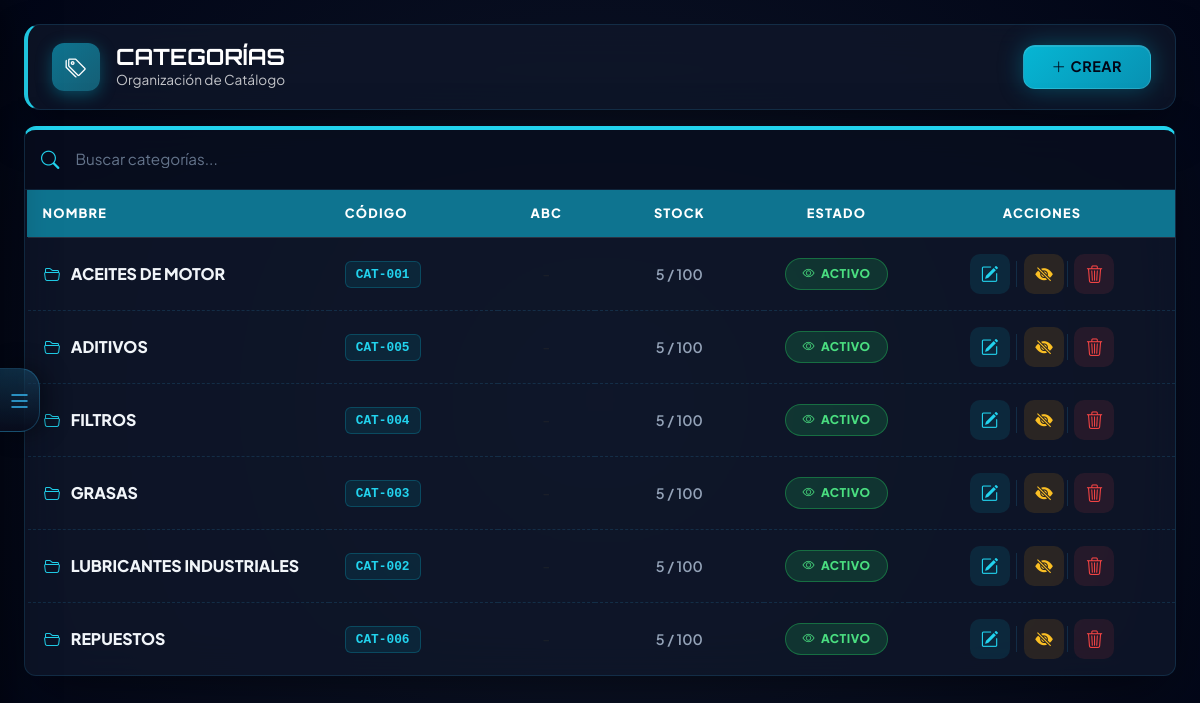
Screenshot of /modules/categorias.php (signed in) with the database file from the repository.
### tables this page shows
CREATE TABLE `categorias` (
  `id_categoria` int(11) NOT NULL AUTO_INCREMENT,
  `codigo` varchar(20) DEFAULT NULL,
  `nombre` varchar(100) NOT NULL,
  `descripcion` text DEFAULT NULL,
  `parent_id` int(11) DEFAULT NULL,
  `nivel` int(11) DEFAULT 0,
  `ruta` varchar(500) DEFAULT NULL,
  `sku_prefix` varchar(20) DEFAULT NULL,
  `atributos` longtext DEFAULT NULL CHECK (json_valid(`atributos`)),
  `stock_minimo` int(11) DEFAULT 5,
  `stock_maximo` int(11) DEFAULT 100,
  `alerta_reorden` tinyint(1) DEFAULT 0,
  `clasificacion_abc` char(1) DEFAULT NULL,
  `cuenta_compra` varchar(20) DEFAULT NULL,
  `cuenta_venta` varchar(20) DEFAULT NULL,
  `iva_porcentaje` decimal(5,2) DEFAULT 0.00,
  `tipo_manejo` varchar(20) DEFAULT 'normal',
  `ubicacion_defecto` varchar(50) DEFAULT NULL,
  `status` enum('Activo','Inactivo') NOT NULL DEFAULT 'Activo',
  PRIMARY KEY (`id_categoria`)
);

### includes/Database.php (called while the page is built, shortened)
<?php
class Database
{
    private static ?self $instance = null;
    private ?mysqli $conn = null;
    public static function getInstance(): self
    {
        if (self::$instance === null) {
            self::$instance = new self();
        }
        return self::$instance;
    }
    public function connect(string $host, string $user, string $pass, string $db): void
    {
        $this->conn = new mysqli($host, $user, $pass, $db);
        $this->conn->set_charset('utf8mb4');
        $this->conn->autocommit(true);
    }
    public function execute(string $sql, array $params = []): mysqli_stmt
    {
        $stmt = $this->conn->prepare($sql);
        if (!empty($params)) {
            $types = '';
            $bindValues = [];
            foreach ($params as $p) {
                if (is_int($p)) {
                    $types .= 'i';
                } elseif (is_float($p)) {
                    $types .= 'd';
                } elseif (is_null($p)) {
                    $types .= 's';
                    $p = null;
                } else {
                    $types .= 's';
                }
                $bindValues[] = $p;
            }
            if (!empty($bindValues)) {
                $stmt->bind_param($types, ...$bindValues);
            }
        }
        if (!$stmt->execute()) {
            throw new RuntimeException('Error ejecutando consulta: ' . $stmt->error);
        }
        return $stmt;
    }
    public function fetchAll(string $sql, array $params = []): array
    {
        $stmt = $this->execute($sql, $params);
        $result = $stmt->get_result();
        $rows = $result->fetch_all(MYSQLI_ASSOC);
        return $rows;
    }
}

### modules/categorias.php (the view, shortened to what this page needs)
<?php
$db = Database::getInstance();
$categorias = $db->fetchAll("SELECT * FROM categorias WHERE status = 'Activo' ORDER BY nombre ASC");
?>
<!DOCTYPE html>
<html lang="es">
<head>
    <?php include '../includes/diseno.php'; ?>
</head>
<body>
    <?php include '../includes/sidebar.php'; ?>
    <div class="main-wrapper" id="mainWrapper">
        <div class="container-fluid px-4 py-4">
            <div class="card-jv d-flex justify-content-between align-items-center flex-wrap gap-2 mb-3" style="padding: 18px 24px; border-left: 4px solid #22d3ee;">
                <div class="d-flex align-items-center gap-3">
                    <div style="width: 48px; height: 48px; border-radius: 12px; background: linear-gradient(135deg, #0e7490, #155e75); display: flex; align-items: center; justify-content: center; box-shadow: 0 4px 16px rgba(6, 182, 212, 0.35);">
                        <i class="bi bi-tags text-white" style="font-size: 1.3rem;"></i>
                    </div>
                    <div>
                        <h1 class="font-brand fw-bold m-0 text-white" style="font-size: 1.4rem;">CATEGORÍAS</h1>
                        <p class="m-0 text-white opacity-75" style="font-size: 0.85rem;">Organización de Catálogo</p>
                    </div>
                </div>
                <div class="d-flex gap-2">
                    <button class="btn-jv-primary pulse-jv" onclick="nuevaCat()" style="padding: 10px 28px; font-size: 0.9rem; border: 1px solid rgba(255,255,255,0.12); box-shadow: 0 0 24px rgba(6, 182, 212, 0.35), inset 0 1px 0 rgba(255,255,255,0.1);">
                        <i class="bi bi-plus-lg me-1"></i>CREAR
                    </button>
                </div>
            </div>
            <div class="card-jv card-jv-table p-0">
                <div class="buscador-wrapper d-flex align-items-center px-3 py-2">
                    <i class="bi bi-search me-2" style="color: #22d3ee; font-size: 1rem;"></i>
                    <input type="text" class="input-jv border-0 bg-transparent py-1" placeholder="Buscar categorías..." id="buscar" onkeyup="filtrar()" style="box-shadow: none; font-size: 0.85rem; padding: 8px 6px;">
                </div>
                <div class="table-responsive">
                    <table class="table-jv mb-0">
                        <thead>
                            <tr>
                                <th style="width: 25%;">NOMBRE</th>
                                <th style="width: 14%;">CÓDIGO</th>
                                <th style="width: 8%;" class="text-center">ABC</th>
                                <th style="width: 14%;" class="text-center">STOCK</th>
                                <th style="width: 12%;" class="text-center">ESTADO</th>
                                <th style="width: 22%;" class="text-center">ACCIONES</th>
                            </tr>
                        </thead>
                        <tbody id="tablaCategorias">
                            <?php if (!empty($categorias)): ?>
                                <?php foreach ($categorias as $row): ?>
                                    <tr data-nombre="<?php echo strtolower(htmlspecialchars($row['nombre'])); ?>" data-codigo="<?php echo strtolower(htmlspecialchars($row['codigo'] ?? '')); ?>">
                                        <td>
                                            <i class="bi bi-folder2-open me-2" style="color: #22d3ee; font-size: 1rem;"></i>
                                            <span class="cat-nombre text-uppercase"><?php echo htmlspecialchars($row['nombre']); ?></span>
                                        </td>
                                        <td>
                                            <span class="codigo-badge"><?php echo htmlspecialchars($row['codigo'] ?? '—'); ?></span>
                                        </td>
                                        <td class="text-center">
                                            <?php if ($row['clasificacion_abc']): ?>
                                                <span class="abc-badge abc-<?php echo strtolower($row['clasificacion_abc']); ?>"><?php echo $row['clasificacion_abc']; ?></span>
                                            <?php else: ?>
                                                <span class="text-muted">-</span>
                                            <?php endif; ?>
                                        </td>
                                        <td class="text-center">
                                            <span class="stock-text"><?php echo $row['stock_minimo']; ?> / <?php echo $row['stock_maximo']; ?></span>
                                        </td>
                                        <td class="text-center">
                                            <span class="badge-jv <?php echo ($row['status'] == 'Activo') ? 'badge-success' : 'badge-danger'; ?>">
                                                <i class="bi bi-<?php echo ($row['status'] == 'Activo') ? 'eye' : 'eye-off'; ?>"></i>
                                                <?php echo strtoupper($row['status']); ?>
                                            </span>
                                        </td>
                                        <td class="text-center">
                                            <button class="btn-action btn-action-edit btn btn-sm border-0 me-1" onclick='editarCat(<?php echo json_encode($row); ?>)' title="Editar">
                                                <i class="bi bi-pencil-square" style="color: #22d3ee; font-size: 0.85rem;"></i>
                                            </button>
                                            <?php if ($row['status'] == 'Activo'): ?>
                                                <button class="btn-action btn-action-toggle btn btn-sm border-0 ms-1" onclick="confirmarToggle(<?php echo $row['id_categoria']; ?>, '<?php echo htmlspecialchars($row['nombre']); ?>', 'desactivar')" title="Desactivar">
                                                    <i class="bi bi-eye-slash-fill" style="color: #fbbf24; font-size: 0.85rem;"></i>
                                                </button>
                                            <?php endif; ?>
                                            <button class="btn-action btn-action-delete btn btn-sm border-0 ms-1" onclick="confirmarEliminar(<?php echo $row['id_categoria']; ?>, '<?php echo htmlspecialchars($row['nombre']); ?>')" title="Eliminar">
                                                <i class="bi bi-trash3" style="color: #ef4444; font-size: 0.85rem;"></i>
                                            </button>
                                        </td>
                                    </tr>
                                <?php endforeach; ?>
                            <?php endif; ?>
                        </tbody>
                    </table>
                </div>
            </div>
        </div>
</body>
</html>

### includes/diseno.php (shortened to what this page needs)
<?php
$base_assets = (basename(dirname($_SERVER['PHP_SELF'])) === 'modules') ? '../assets/' : 'assets/';
?>
<link rel="stylesheet" href="<?php echo $base_assets; ?>css/bootstrap.min.css?v=2">
<link rel="stylesheet" href="<?php echo $base_assets; ?>css/bootstrap-icons.css?v=2">

### includes/sidebar.php (shortened to what this page needs)
<button class="sidebar-toggle-btn" id="sidebarToggle" title="Abrir/Cerrar Menú">
    <i class="bi bi-list"></i>
</button>

### includes/diseno.php (style rules this page uses)
:root { --jv-cyan: #06b6d4; --jv-cyan-light: #22d3ee; --jv-cyan-dark: #0891b2; --jv-verde: #14b8a6; --jv-verde-light: #2dd4bf; --jv-bg-primary: #020617; --jv-bg-secondary: #0f172a; --jv-bg-card: rgba(15, 23, 42, 0.8); --jv-bg-card-light: rgba(30, 41, 59, 0.5); --jv-text-primary: #f8fafc; --jv-text-secondary: #94a3b8; --jv-text-muted: #64748b; --jv-success: #22c55e; --jv-warning: #f59e0b; --jv-danger: #ef4444; --jv-info: #3b82f6; --jv-border: rgba(56, 189, 248, 0.15); --jv-border-hover: rgba(56, 189, 248, 0.4); --jv-shadow: 0 20px 50px -12px rgba(0, 0, 0, 0.5); --jv-shadow-sm: 0 4px 15px -5px rgba(0, 0, 0, 0.3); --jv-font-main: 'Plus Jakarta Sans', -apple-system, BlinkMacSystemFont, 'Segoe UI', sans-serif; --jv-font-brand: 'Orbitron', 'Courier New', monospace; --jv-radius-sm: 8px; --jv-radius: 12px; --jv-radius-lg: 16px; --jv-radius-xl: 24px; }
*, *::before, *::after { box-sizing: border-box; }
body { background: radial-gradient(circle at center, var(--jv-bg-secondary) 0%, var(--jv-bg-primary) 100%); color: var(--jv-text-primary); font-family: var(--jv-font-main); min-height: 100vh; margin: 0; }
.btn-jv-primary { background: linear-gradient(135deg, var(--jv-cyan) 0%, var(--jv-cyan-dark) 100%); color: var(--jv-bg-primary); border: none; border-radius: var(--jv-radius); padding: 10px 24px; font-weight: 700; font-size: 0.85rem; letter-spacing: 0.5px; transition: all 0.3s ease; box-shadow: var(--jv-shadow-sm); }
.card-jv { background: var(--jv-bg-card); backdrop-filter: blur(20px); -webkit-backdrop-filter: blur(20px); border: 1px solid var(--jv-border); border-radius: var(--jv-radius-lg); padding: 24px; box-shadow: var(--jv-shadow); transition: all 0.3s ease; }
.input-jv { background: var(--jv-bg-primary); border: 1px solid rgba(255, 255, 255, 0.1); color: var(--jv-text-primary); border-radius: var(--jv-radius); padding: 12px 16px; transition: all 0.3s ease; width: 100%; }
.input-jv::placeholder { color: var(--jv-text-muted); opacity: 1; }
.badge-jv { background: rgba(6, 182, 212, 0.1); color: var(--jv-cyan); border: 1px solid rgba(6, 182, 212, 0.3); padding: 6px 14px; border-radius: 50px; font-size: 0.7rem; font-weight: 700; letter-spacing: 0.5px; text-transform: uppercase; }
.badge-success { background: rgba(34, 197, 94, 0.1); color: var(--jv-success); border-color: rgba(34, 197, 94, 0.3); }
.table-jv { color: var(--jv-text-primary); width: 100%; }
.table-jv thead th { color: var(--jv-cyan); font-size: 0.7rem; text-transform: uppercase; letter-spacing: 1.5px; padding: 18px 16px; background: rgba(6, 182, 212, 0.05); border: none; font-weight: 700; }
.table-jv tbody td { padding: 16px; border-bottom: 1px solid rgba(96, 165, 250, 0.08); vertical-align: middle; }
.font-brand { font-family: var(--jv-font-brand); }
.pulse-jv { animation: pulse-animation 2s ease-in-out infinite; }

### includes/sidebar.php (style rules this page uses)
.main-wrapper { margin-left: 0; transition: margin-left 0.2s ease-out; min-height: 100vh; }
.sidebar-toggle-btn { position: fixed; left: 0; top: 50%; transform: translateY(-50%); width: 40px; height: 64px; background: linear-gradient(180deg, rgba(56, 189, 248, 0.2) 0%, rgba(8, 12, 28, 0.95) 100%); backdrop-filter: blur(25px); border: 1px solid rgba(56, 189, 248, 0.25); border-left: none; border-radius: 0 20px 20px 0; color: #38bdf8; cursor: pointer; z-index: 1001; display: flex; align-items: center; justify-content: center; transition: all 0.3s ease; box-shadow: 6px 0 25px rgba(0, 0, 0, 0.4); }
.sidebar-toggle-btn i { font-size: 1.5rem; transition: transform 0.3s ease; }

### rows the page displays
categorias: nombre "ACEITES DE MOTOR", codigo "CAT-001", stock_minimo "5", stock_maximo "100", status "ACTIVO"
categorias: nombre "ADITIVOS", codigo "CAT-005", stock_minimo "5", stock_maximo "100", status "ACTIVO"
categorias: nombre "FILTROS", codigo "CAT-004", stock_minimo "5", stock_maximo "100", status "ACTIVO"
categorias: nombre "GRASAS", codigo "CAT-003", stock_minimo "5", stock_maximo "100", status "ACTIVO"
categorias: nombre "LUBRICANTES INDUSTRIALES", codigo "CAT-002", stock_minimo "5", stock_maximo "100", status "ACTIVO"
categorias: nombre "REPUESTOS", codigo "CAT-006", stock_minimo "5", stock_maximo "100", status "ACTIVO"
